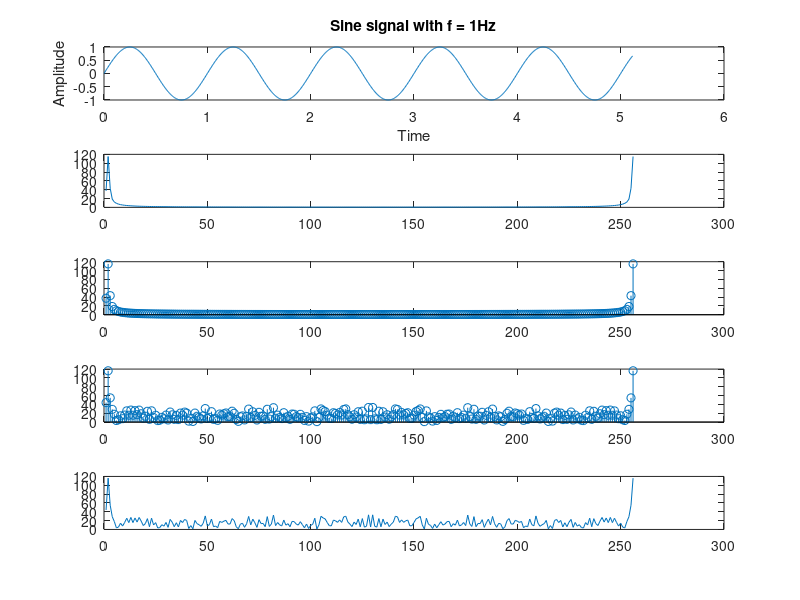

The MATLAB script that drew this image:
%  Now estimate the frequency contents of the sinewave and the noisy signal using fft. 
%  Here you need to do the following (i) take 256 point fft of the signals 
%  [Hint: use command fft(signal,n), n is the points to be taken] 
%  (ii) take the amplitude spectra of the 256 points of the signal 
%  [Hint: use abs() command] and plot (iii) take the discretised plot of the amplitudes [Hint: use stem() command] and plot.

f = 1;
fs = 200;
N = 1024;
t = 0: 1/fs :N/fs - 1/fs;

s = sin(2 * pi * f * t);
subplot(5,1,1);
plot(t,s);
xlabel('Time');
ylabel('Amplitude');
title('Sine signal with f = 1Hz');

noise_gaussian = randn(1, length(s));
gau_signal = s + noise_gaussian;
subplot(5,1,2)
plot(t,gau_signal);
xlabel('Time');
ylabel('Amplitude');
title('Noisy Sine signal with f = 1Hz');

s_fft = fft(s,256);
s_mag = abs(s_fft);
final_signal_fft = fft(gau_signal, 256);
final_signal_mag = abs(final_signal_fft);
noisy_fft = fft(noise_gaussian, 256);
plot(s_mag);
subplot(5,1,3)
stem(s_mag);
subplot(5,1,4);
stem(final_signal_mag);
subplot(5, 1, 5);
plot(final_signal_mag);